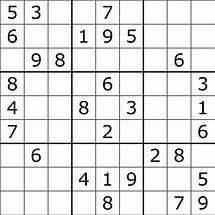
#> input picture practical-5/image.jpg, 215 x 215 px
$ python hough_transform.py
#> lines starting #> are read from the running program, lines starting #| are printed output that depends on the picture
''' Hough Transform'''
import cv2
import numpy as np


def main():
    image = cv2.imread('image.jpg', cv2.IMREAD_COLOR)
#> image is the input picture: shape (215, 215, 3); min 0, max 255, mean 227.8
    if image is None:
        print("Error Opening Image")
        return -1

    gray = cv2.cvtColor(image, cv2.COLOR_BGR2GRAY)
    gray =  cv2.GaussianBlur(gray, (5, 5), 0)
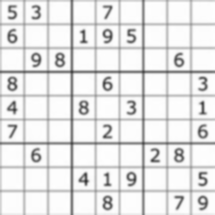
#> gray: shape (215, 215); min 58, max 255, mean 228.2
    edges = cv2.Canny(gray, 50, 200)
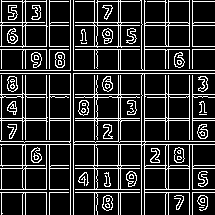
#> edges: shape (215, 215); 18.6% white in thin lines or dots
    lines = cv2.HoughLinesP(edges, 1, np.pi / 180, 50, maxLineGap=50)
#> lines = 34 rows, first 6: [0, 73, 214, 73], [0, 165, 214, 165], [144, 214, 144, 0], [25, 214, 25, 0], [165, 214, 165, 0], [73, 214, 73, 0]
    if lines is not None:
        for line in lines:
            x1, y1, x2, y2 = line[0]
            cv2.line(image, (x1, y1), (x2, y2), (0, 255, 0), 5)
#> this loop made 34 passes
#> (x1, y1, x2, y2) on passes 1 to 12: (0, 73, 214, 73), (0, 165, 214, 165), (144, 214, 144, 0), (25, 214, 25, 0), (165, 214, 165, 0), (73, 214, 73, 0), (0, 141, 214, 141), (22, 214, 22, 0), (168, 214, 168, 0), (118, 214, 118, 0), (0, 70, 214, 70), (141, 214, 141, 0)
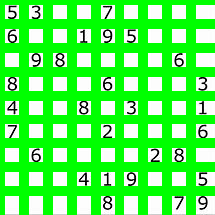
#> image: shape (215, 215, 3); mean B, G, R 85.7, 246, 85.7
    cv2.imwrite('houghlines.jpg', image)


if __name__ == "__main__":
    main()
